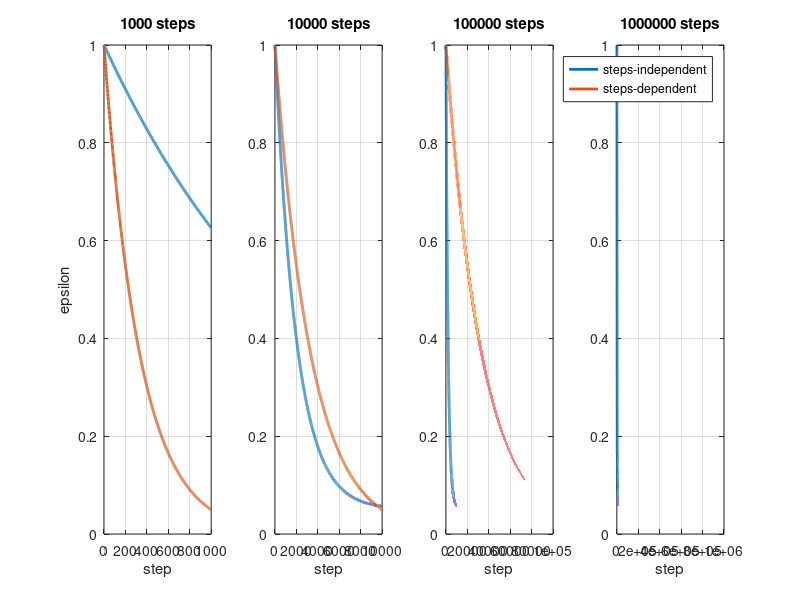

MATLAB code to generate this figure:
n_training_episodes = [1000,10000,100000, 1000000]; % # Total training episodes

max_epsilon = 1.0;           %  # Exploration probability at start
min_epsilon = 0.05;          %  # Minimum exploration probability
decay_rate = 0.0005;         %   # Exponential decay rate for exploration prob
%
figure

for i = 1 : length(n_training_episodes)
    subplot(1,length(n_training_episodes),i)
    episode = 0:n_training_episodes(i)-1;
    
    epsilon1 = min_epsilon + (max_epsilon - min_epsilon)*exp(-decay_rate*episode);
    epsilon2 = max_epsilon * ((min_epsilon/max_epsilon).^(1/(n_training_episodes(i)-1))).^ episode;
    plot(episode, epsilon1, 'LineWidth', 2)
    hold on
    plot(episode, epsilon2, 'LineWidth', 2)
    title(['',num2str(n_training_episodes(i)),' steps'])
    grid on
    if i == 1
        ylabel('epsilon')
    end
    xlabel('step')
end
legend('steps-independent', 'steps-dependent')
